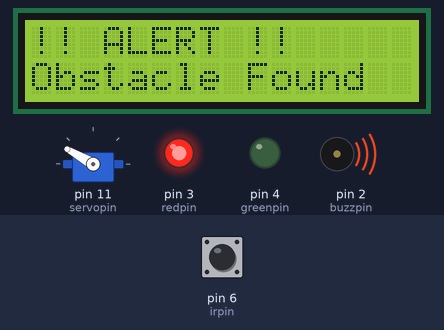
Simulated run of this sketch. Board: Arduino Uno, built with avr-gcc and run on an emulated ATmega328P. Parts: servo, 16×2 character LCD, output pins drawn as LEDs (lit = HIGH), buzzer (waves = sounding, pin HIGH). Dashed ring = blinking. The inputs (shaded band) are chosen by the test bench; at power-on: pin 6 (irpin) LOW.

Above: at 3.2 s.
3.3 s: pin 6 (irpin) driven HIGH
At 4.7 s:
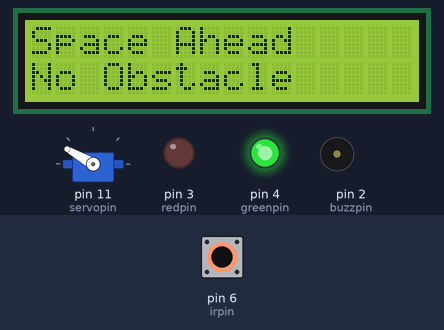
5.0 s: pin 6 (irpin) driven LOW
At 5.7 s:
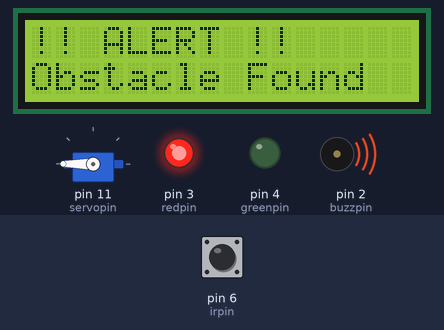
8.5 s: pin 6 (irpin) driven HIGH
At 10.1 s:
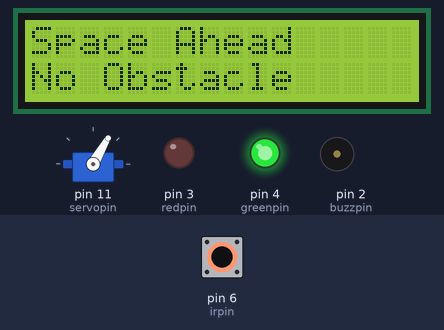
12.0 s: pin 6 (irpin) driven LOW
At 12.6 s:
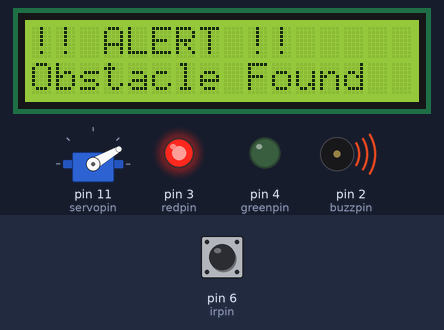
15.5 s: pin 6 (irpin) driven HIGH
At 16.9 s:
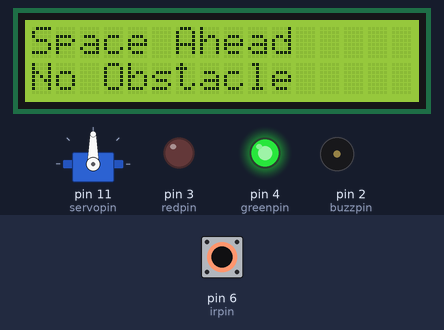
17.2 s: pin 6 (irpin) pulsed LOW 5 times (0.12 s each, 0.3 s apart)
At 17.9 s:
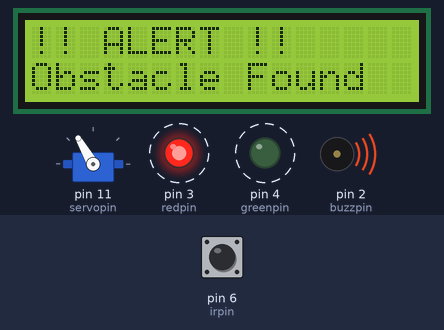
Timing chart, 0 to 20.7 s (numbered marks = the images above; inputs shaded):
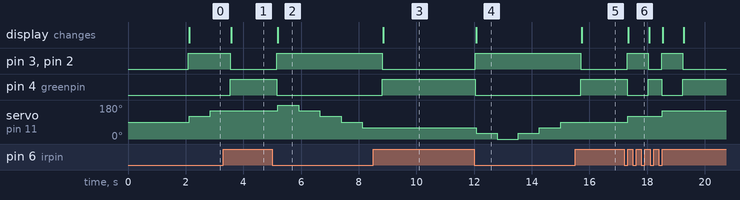

Measured:
- after the input at 3.3 s, pin 3 (redpin), pin 2 (buzzpin): HIGH → LOW after 0.25 s; pin 4 (greenpin): LOW → HIGH after 0.25 s; servo on pin 11 (servopin): stays 150° (without the input it goes to 180° after 0.28 s); the display: changes after 0.28 s (image 1)
- after the input at 5.0 s, pin 3 (redpin), pin 2 (buzzpin): LOW → HIGH after 0.16 s; pin 4 (greenpin): HIGH → LOW after 0.16 s; servo on pin 11 (servopin): 150° → 180° after 0.19 s, → 150° 0.73 s later, → 120° 0.73 s later, → 90° 0.73 s later, … (5 changes in this stretch); the display: changes after 0.19 s (image 2)
- after the input at 8.5 s, pin 3 (redpin), pin 2 (buzzpin): HIGH → LOW after 0.32 s; pin 4 (greenpin): LOW → HIGH after 0.32 s; servo on pin 11 (servopin): stops changing and stays 60°; the display: changes after 0.35 s (image 3)
- after the input at 12.0 s, pin 3 (redpin), pin 2 (buzzpin): LOW → HIGH at once; pin 4 (greenpin): HIGH → LOW at once; servo on pin 11 (servopin): 60° → 30° after 0.07 s, → 0° 0.73 s later, → 30° 0.73 s later, → 60° 0.73 s later, … (5 changes in this stretch); the display: changes after 0.07 s (image 4)
- after the input at 15.5 s, pin 3 (redpin), pin 2 (buzzpin): HIGH → LOW after 0.20 s; pin 4 (greenpin): LOW → HIGH after 0.20 s; servo on pin 11 (servopin): stays 90° (without the input it goes to 120° after 0.23 s); the display: changes after 0.23 s (image 5)
- after the input at 17.2 s, pin 3 (redpin): alternates HIGH for 0.73 s and LOW for 0.46 s, 4 changes in all, then stays LOW, starting after 0.11 s; pin 4 (greenpin): alternates HIGH for 0.46 s and LOW for 0.73 s, 4 changes in all, then stays HIGH, starting after 0.11 s

The sketch:

Intelligent_Proximity_Alert_System_project_on_16th_may_2026.ino
```cpp
#include <Wire.h>
#include <LiquidCrystal_I2C.h>
#include <Servo.h>

LiquidCrystal_I2C lcd(0x27, 16, 2);
Servo myservo;


int greenpin = 4;
int redpin = 3;
int irpin = 6;
int servopin = 11;
int buzzpin = 2;


int irvalue;
int angle = 90;
int direction = 30;

// LCD control
int lcd_delay = 200;

// stability filter
int stableRead = 0;

void setup() {

  pinMode(greenpin, OUTPUT);
  pinMode(redpin, OUTPUT);
  pinMode(irpin, INPUT);
  pinMode(buzzpin, OUTPUT);

  myservo.attach(servopin);

  lcd.init();
  lcd.backlight();

  lcd.setCursor(0, 0);
  lcd.print("Hello moses");
  lcd.setCursor(0, 1);
  lcd.print("Welcome Baack");

  delay(2000);
}

void loop() {

  // simple stability check (prevents false triggers)
  irvalue = digitalRead(irpin);

  if (irvalue == HIGH) {

    digitalWrite(greenpin, HIGH);
    digitalWrite(redpin, LOW);
    digitalWrite(buzzpin, LOW);

    lcd.clear();
    lcd.setCursor(0, 0);
    lcd.print("Space Ahead ");
    lcd.setCursor(0, 1);
    lcd.print("No Obstacle     ");
  }


  else {
    digitalWrite(greenpin, LOW);
    digitalWrite(redpin, HIGH);
    digitalWrite(buzzpin, HIGH);

    if(angle >= 180) {
      angle = 180;
      direction = -30;
      angle = angle + direction;
    }
    else if(angle <= 0) {
      angle = 0;
      direction = 30;
      angle = angle + direction;
    }else{
      angle = angle + direction;
    }
    myservo.write(angle);


    lcd.setCursor(0, 0);
    lcd.print("!! ALERT !!     ");
    lcd.setCursor(0, 1);
    lcd.print("Obstacle Found  ");
    delay(500);

  }

  delay(200);
}
```
